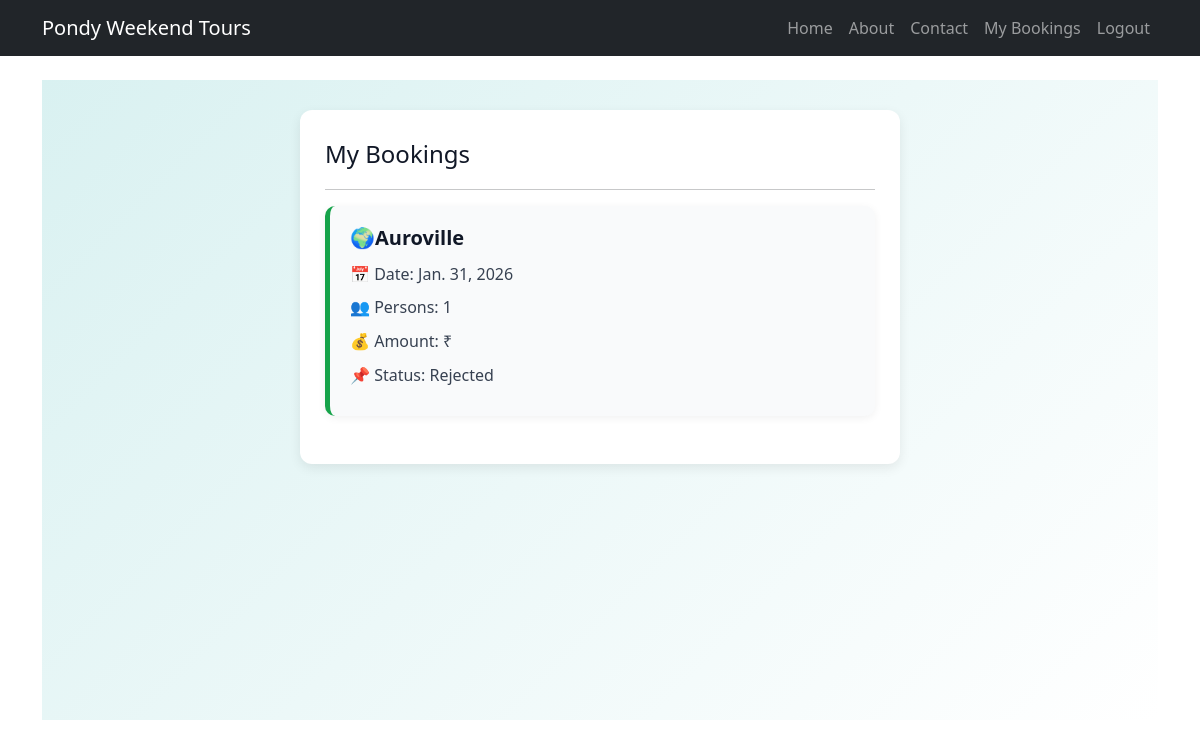
The app's page /my-bookings/ (signed in), older data.
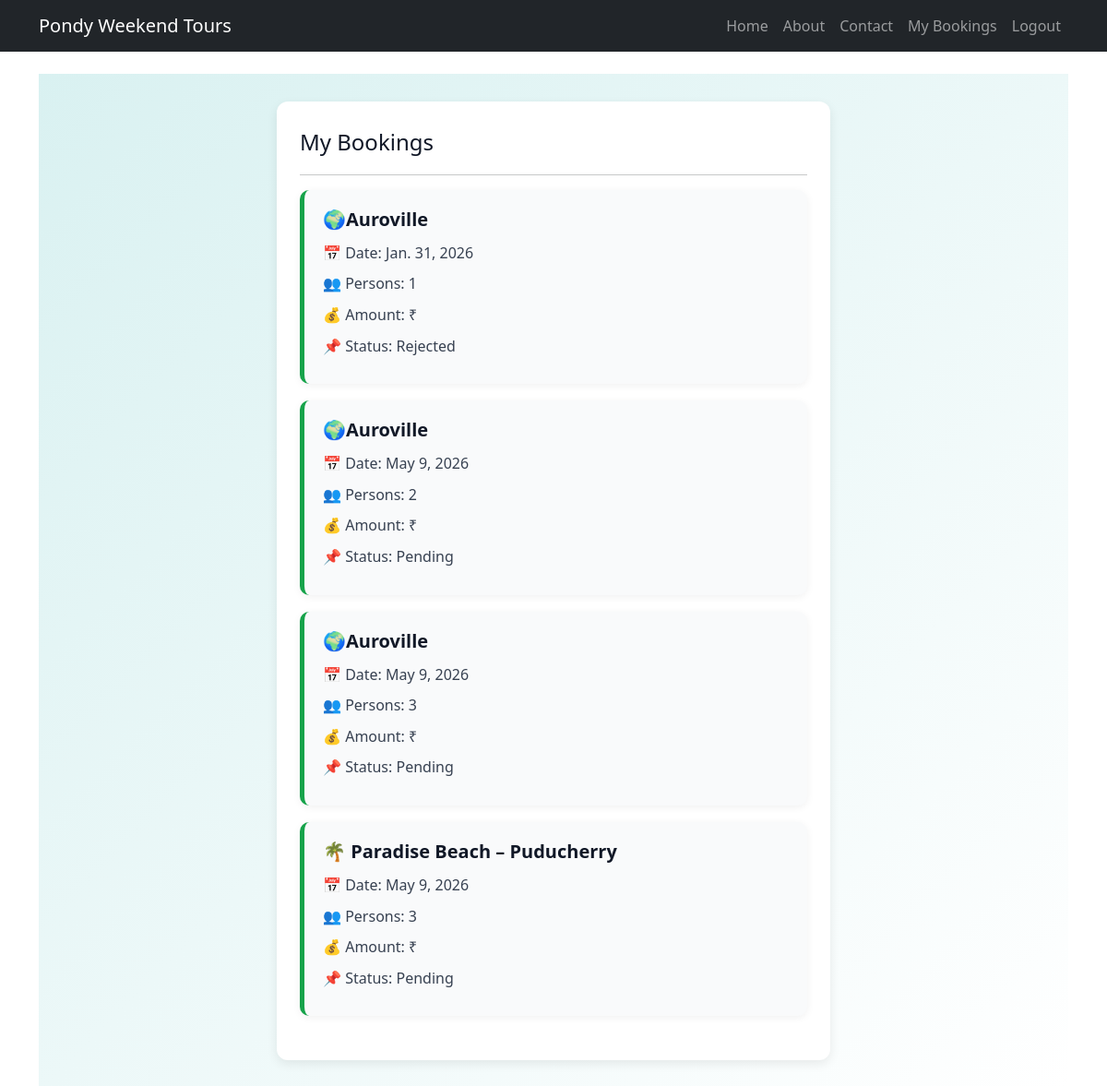
The same page, newer data.
### tours/models.py (models this page shows, shortened)
class Booking(models.Model):
    package = models.ForeignKey(TourPackage, on_delete=models.CASCADE)
    name = models.CharField(max_length=100)
    email = models.EmailField()
    phone = models.CharField(max_length=15)
    date = models.DateField()
    created_at = models.DateTimeField(auto_now_add=True)
    persons = models.PositiveIntegerField(default=1)
    user = models.ForeignKey(
        User,
        on_delete=models.CASCADE,
        null=True,
        blank=True
    )
    razorpay_order_id = models.CharField(max_length=100, blank=True, null=True)  # ← add
    payment_status = models.CharField(max_length=20, default='pending')
    booking_id = models.CharField(max_length=12,unique=True,blank=True)
    STATUS_CHOICES = [
        ('Pending', 'Pending'),
        ('Approved', 'Approved'),
        ('Cancelled', 'Cancelled'),
    ]
    status = models.CharField(
        max_length=20,
        choices=[
            ('Pending', 'Pending'),
            ('Approved', 'Approved'),
            ('Rejected', 'Rejected')
        ],
        default='Pending' #default message own
    )

class TourPackage(models.Model):
    name = models.CharField(max_length=200)
    description = models.TextField()
    price = models.IntegerField()
    duration = models.CharField(max_length=100)
    image = models.ImageField(upload_to='packages/', null=True, blank=True)
    included = models.TextField(blank=True)
    not_included = models.TextField(blank=True)

### tours/views.py (the view)
# urls.py: path("my-bookings/", views.my_bookings, name="my_bookings"),#customer dashboard
@login_required
def my_bookings(request):
    bookings = Booking.objects.filter(user=request.user)
    return render(request, "my_bookings.html", {"bookings": bookings})

### templates/my_bookings.html (shortened to what this page needs)
{% extends 'base.html' %}
{% block content %}
<div class="booking-page">
    <div class="box">
        <h2>My Bookings</h2>
        <hr>
        {% if bookings %}
            {% for booking in bookings %}
                <div class="booking-card">
                    <h5>{{ booking.package.name }}</h5>
                    <p>📅 Date: {{ booking.date }}</p>
                    <p>👥 Persons: {{ booking.persons }}</p>
                    <p>💰 Amount: ₹{{ booking.total_amount }}</p>
                    <p>📌 Status: {{ booking.status }}</p>
                </div>
            {% endfor %}
        {% else %}
            <p>No bookings found.</p>
        {% endif %}
    </div>
</div>
{% endblock %}

Row changes from the older to the newer data that the page shows:
added Booking: package.name "🌍Auroville", date "May 9, 2026", persons "2", status "Pending"
added Booking: package.name "🌍Auroville", date "May 9, 2026", persons "3", status "Pending"
added Booking: package.name "🌴 Paradise Beach – Puducherry", date "May 9, 2026", persons "3", status "Pending"
